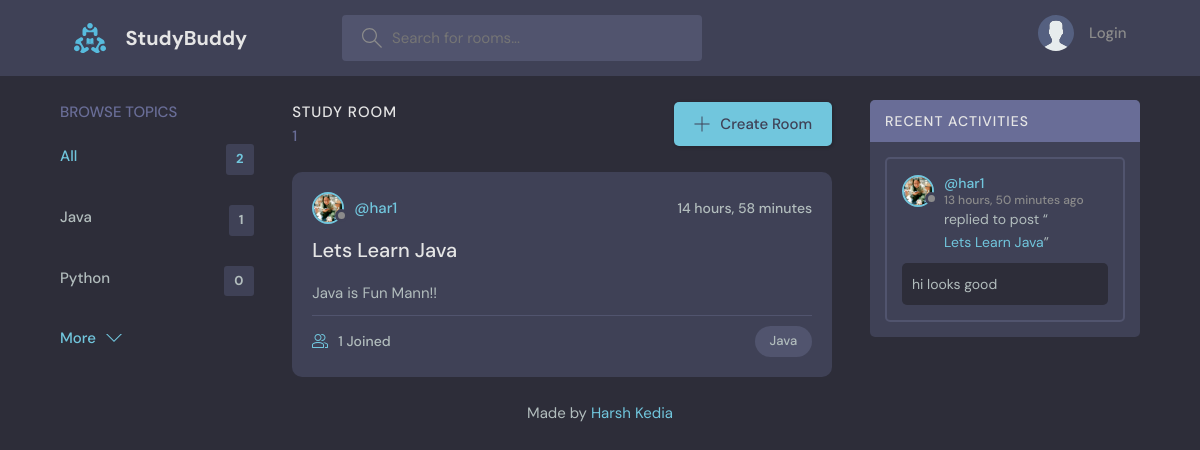
The page / on the database its author committed.
### base/models.py (models this page shows, shortened)
class Topic(models.Model):
    name = models.CharField(max_length=200)

class Rooms(models.Model):
    host = models.ForeignKey(User, on_delete=models.SET_NULL,null=True)
    topic = models.ForeignKey(Topic, on_delete=models.SET_NULL,null=True)
    name = models.CharField(max_length=200)
    description = models.TextField(null = True , blank= True)
    participants = models.ManyToManyField(User, related_name='participants',blank = True)
    updated = models.DateTimeField(auto_now=True)
    created  = models.DateTimeField(auto_now_add= True)
    class Meta():
        ordering = ['-updated','-created']
    def __str__(self) :
        return self.name

class User(AbstractUser):
    name = models.CharField(max_length=200, null = True)
    email = models.EmailField(null=True,unique=True)
    bio = models.TextField(null=True)
    avatar = models.ImageField(null = True, default = "avatar.svg")
    USERNAME_FIELD = 'email'
    REQUIRED_FIELDS = ['username']

class Message(models.Model):
    user = models.ForeignKey(User, on_delete=models.CASCADE)
    room  = models.ForeignKey(Rooms, on_delete=models.CASCADE)
    body  = models.TextField()
    updated = models.DateTimeField(auto_now=True)
    created  = models.DateTimeField(auto_now_add= True)
    class Meta():
        ordering = ['-updated','-created']

### base/views.py (the view)
# urls.py: path('',views.home, name = 'home'),
def home(request):
    q = request.GET.get('q') if request.GET.get('q') != None else ''
    rooms  =Rooms.objects.filter(
        Q(topic__name__icontains = q)|
        Q(name__icontains = q) |
        Q(description__icontains = q)
    )
    topic  =Topic.objects.all()[0:5]
    room_count = rooms.count()
    room_messages = Message.objects.filter(Q(room__topic__name__icontains = q))
    context = {'rooms':rooms,'topics':topic,'room_count':room_count,'room_messages':room_messages}
    return render(request,'base/home.html',context)

### base/templates/base/home.html (shortened to what this page needs)
{% extends 'main.html' %}
{% block content %}
    <main class="layout layout--3">
      <div class="container">
        {% include 'base/topic_component.html' %}
        <div class="roomList">
          <div class="roomList__header">
            <div>
              <h2>Study Room</h2>
              <p>{{rooms.count}}</p>
            </div>
            <a class="btn btn--main" href="{%url 'create-room' %} ">
              <svg version="1.1" xmlns="http://www.w3.org/2000/svg" width="32" height="32" viewBox="0 0 32 32">
                <title>add</title>
                <path
                  d="M16.943 0.943h-1.885v14.115h-14.115v1.885h14.115v14.115h1.885v-14.115h14.115v-1.885h-14.115v-14.115z"
                ></path>
              </svg>
              Create Room
            </a>
          </div>
          {% include 'base/feed_component.html' %}
        </div>
        {% include 'base/activity_component.html' %}
      </div>
    </main>
  {% endblock content %}

### base/templates/base/topic_component.html
<div class="topics">
    <div class="topics__header">
      <h2>Browse Topics</h2>
    </div>
    <ul class="topics__list">
      <li>
        <a href="{% url 'home' %} " class="active">All <span>{{topics.count}}</span></a>
      </li>
      {% for topic in topics %}
      <li>
        <a href="{% url 'home' %}?q={{topic.name}}">{{topic.name}} <span>{{topic.rooms_set.all.count}}  </span></a>
      </li>
        {% endfor %}
    <a class="btn btn--link" href="{% url 'topics' %}">
      More
      <svg version="1.1" xmlns="http://www.w3.org/2000/svg" width="32" height="32" viewBox="0 0 32 32">
        <title>chevron-down</title>
        <path d="M16 21l-13-13h-3l16 16 16-16h-3l-13 13z"></path>
      </svg>
    </a>
  </div>

### base/templates/base/feed_component.html (shortened to what this page needs)
{% for room in rooms %}
<div class="roomListRoom">
    <div class="roomListRoom__header">
      <a href="{% url 'user-profile' room.host.id %} " class="roomListRoom__author">
        <div class="avatar avatar--small">
          <img src="{{room.host.avatar.url}}" />
        </div>
        <span>@{{room.host.username}} </span>
      </a>
      <div class="roomListRoom__actions">
        <span>{{room.created|timesince }} </span>
      </div>
    </div>
    <div class="roomListRoom__content">
      <a href="{% url 'rooms' room.id %}">{{room.name}} </a>
      <p>
        {{room.description}}
      </p>
    </div>
    <div class="roomListRoom__meta">
      <a href="room.html" class="roomListRoom__joined">
       {{room.participants.all.count}} Joined
      </a>
      <p class="roomListRoom__topic">{{room.topic.name}}</p>
    </div>
  </div>
{% endfor %}

### base/templates/base/activity_component.html (shortened to what this page needs)
<div class="activities">
    <div class="activities__header">
        <h2>Recent Activities</h2>
    </div>
    {% for message in room_messages %}
    <div class="activities__box">
        <div class="activities__boxHeader roomListRoom__header">
            <a href="{% url 'user-profile' message.user.id %}" class="roomListRoom__author">
                <div class="avatar avatar--small">
                    <img src="{{message.user.avatar.url}}" />
                </div>
                <p>
                    @{{message.user.username}}
                    <span>{{message.created|timesince}} ago</span>
                </p>
            </a>
        </div>
        <div class="activities__boxContent">
            <p>replied to post “<a href="{% url 'rooms' message.room.id %}">{{message.room}}</a>”</p>
            <div class="activities__boxRoomContent">{{message.body}}</div>
        </div>
    </div>
    {% endfor %}
</div>

### rows shown on the page
Topic: name "Java", rooms_set.all.count "1"
Topic: name "Python", rooms_set.all.count "0"
Rooms: host.avatar (picture), host.username "har1", created "14 hours, 58 minutes", name "Lets Learn Java", description "Java is Fun Mann!!", participants.all.count "1", topic.name "Java"
Message: user.avatar (picture), user.username "har1", created "13 hours, 50 minutes", room "Lets Learn Java", body "hi looks good"

### other values the page prints
{{ topics.count }} "2"
{{ rooms.count }} "1"
